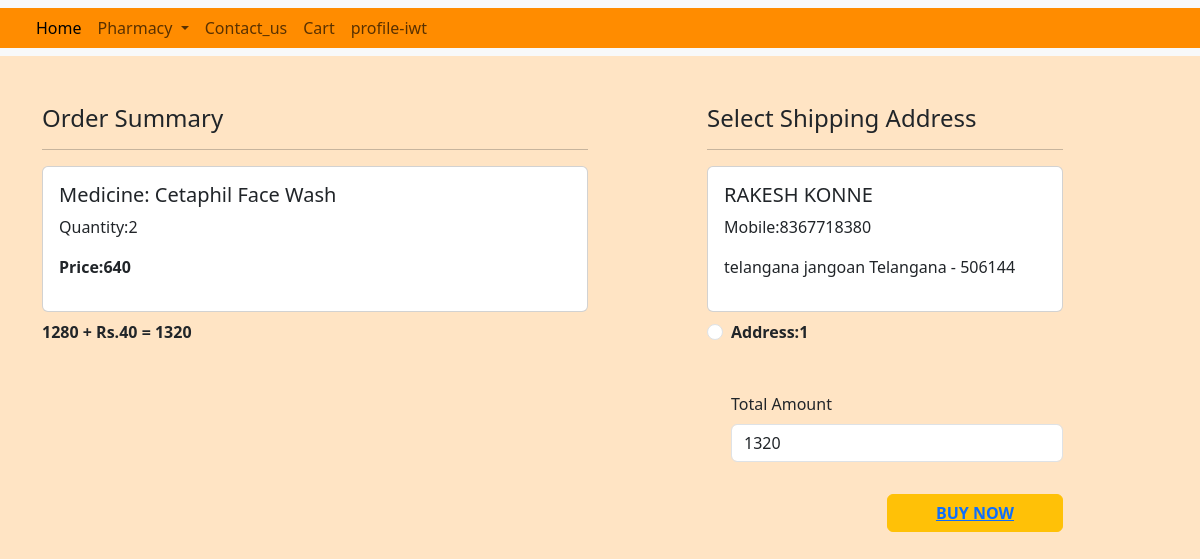
Screenshot of /checkout/ (signed in) with the database file from the repository.
### app/models.py (models this page shows, shortened)
class Cart(models.Model):
    user=models.ForeignKey(User,on_delete=models.CASCADE)
    medicine=models.ForeignKey(Medicine,on_delete=models.CASCADE)
    quantity=models.PositiveIntegerField(default=1)

class Medicine(models.Model):
    id=models.IntegerField(primary_key=True)
    name=models.CharField(max_length=30)
    disease=models.CharField(choices=CATEGORY_CHOICES,max_length=30)
    description=models.CharField(max_length=1000)
    dosage=models.CharField(max_length=500)
    price=models.CharField(max_length=500,default='Rs. 200')
    image=models.URLField()

class Customer(models.Model):
    user=models.ForeignKey(User,on_delete=models.CASCADE)
    name=models.CharField(max_length=200)
    locality=models.CharField(max_length=200)
    city=models.CharField(max_length=50)
    mobile=models.IntegerField(default=0)
    zipcode=models.IntegerField()
    state=models.CharField(choices=STATE_CHOICES,max_length=100)

### app/views.py (the view)
# urls.py: path('checkout/',views.checkout.as_view(),name='checkout'),
class checkout(View):
    def get(self,request):
        user=request.user
        add=Customer.objects.filter(user=user)
        cart_items=Cart.objects.filter(user=user)
        famount=0
        for p in cart_items:
            value=p.quantity*int(p.medicine.price.replace("Rs.", ""))
            famount=famount + value
        totalamount=famount + 40
        cart=Cart.objects.filter(user=user)
        return render(request,'checkout.html',locals())

### app/templates/checkout.html (shortened to what this page needs)
{% extends 'base.html' %}
{% load static %}
{% block main-content %}
<div class="container">
    <div class="row mt-5">
        <div class="col-sm-6">
            <h4>Order Summary</h4>
            <hr>
            {% for item in cart_items %}
            <div class="card mb-2">
                <div class="card-body">
                    <h5>Medicine: {{item.medicine.name}}</h5>
                    <p>Quantity:{{item.quantity}}</p>
                    <p class="fw-bold">Price:{{item.medicine.price}}</p>
                </div>
            </div>
            {% endfor %}
            <p class="fw-bold">{{famount}} + Rs.40 = {{totalamount}}</p>
        </div>
        <div class="col-sm-4 offset-sm-1">
            <h4>Select Shipping Address</h4>
            <hr>
            {% for ad in add%}
            <div class="card">
                <div class="card-body">
                    <h5>{{ad.name}}</h5>
                    <p>Mobile:{{ad.mobile}}</p>
                    <p>{{ad.locality}} {{ad.city}} {{ad.state}} - {{ad.zipcode}}</p>
                </div>
            </div>
            <div class="form-check mt-2 mb-5">
                <input  class="form-check-input" type="radio" name="custid" id="custadd{{forloop.counter}}" value="{{ad.id}}">
                <label class="form-check-label fw-bold" for="custadd{{forloop.counter}}">Address:{{forloop.counter}}</label>
            </div>
            {% endfor %}
            <div class="form-check mb-3">
                <label for="totalamount" class="form-label">Total Amount</label>
                <input type="number" class="form-control" name="totalamount" value="{{totalamount}}"" readonly>
            </div>
            <div class="text-end">
                <button type="submit" class="btn btn-warning mt-3 px-5 fw-bold"><a href="{% url 'payu_demo' %}">BUY NOW</a></button>
            </div>
        </div>
    </div>
</div>
{% endblock main-content %}

### app/templates/base.html (shortened to what this page needs)
<!DOCTYPE html>
{% load static %}
<html lang="en">
<head>
    <link href="https://cdn.jsdelivr.net/npm/bootstrap@5.3.0/dist/css/bootstrap.min.css" rel="stylesheet">
</head>
<body style="background-color: bisque;">
    <nav class="navbar navbar-expand-lg bg-body-tertiary" >
        <div class="container-fluid" style="background-color:darkorange">
          <div class="collapse navbar-collapse" id="navbarSupportedContent">
            <ul class="navbar-nav me-auto mb-2  mb-lg-0">
              {% if request.user.is_authenticated %}
              <li class="nav-item">
                    <a class="nav-link active" href="{% url 'home' %}"><Main>Home</Main></a>
              </li>
              <li class="nav-item dropdown">
                <a class="nav-link dropdown-toggle" href="#" role="button" data-bs-toggle="dropdown" aria-expanded="false">
                  Pharmacy
                </a>
              </li>
              <li class="nav-item">
                <a class="nav-link" href="{% url 'contactus' %}"><Main>Contact_us</Main></a>
              </li>
              <li class="nav-item">
                <a class="nav-link" href="{% url 'showcart' %}"><Main>Cart</Main></a>
              </li>
              <li class="nav-item justify-content-end">
                  <a class="nav-link" href="{% url 'profile' %}"><Main>profile-{{request.user}}</Main></a>
              </li>
              {% endif %}
            </ul>
          </div>
        </div>
      </nav>
      {% block main-content %}
      {% endblock main-content %}

### rows the page displays
Cart: medicine.name "Cetaphil Face Wash", quantity "2", medicine.price "640"
Customer: name "RAKESH KONNE", mobile "8367718380", locality "telangana", city "jangoan", state "Telangana", zipcode "506144"

### other values shown
{{ request.user }} "iwt"
{{ famount }} "1280"
{{ totalamount }} "1320"
